Frame 1 (no input): blank canvas, image omitted
Frame 60 (the mouse pressed at the canvas centre just before this capture): blank canvas, image omitted
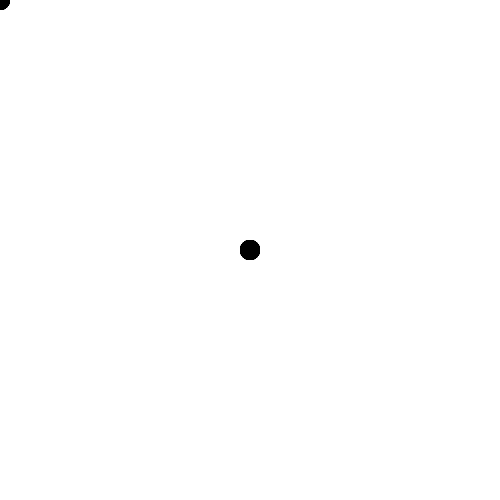
Frame 120 (the mouse held since frame 60 and released just before this capture)

The Processing sketch whose frames 1 and 60 were blank and that drew this single picture after the mouse press (run headless with seeded random() and noise(); from frame 60 on, the mouse is pressed at the canvas centre):

// Processing sketch: colored_circles
// ── colored_circles.pde
int oldTime=0;
void setup(){
  size(500,500);
  background(255);
  noStroke();
  fill(0,100);
}
void draw(){
  if(millis()-oldTime > 3000){
    fill(random(255),random(255),random(255),100);
    oldTime=millis(); 
  }
  ellipse(mouseX,mouseY,20,20);
}
